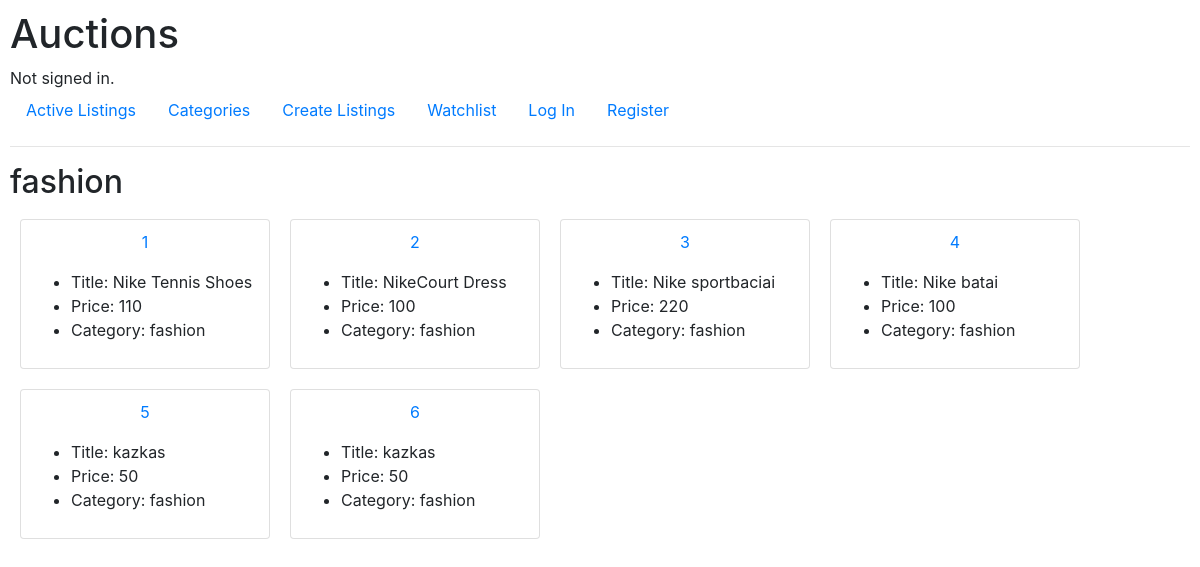
/category/fashion, run on the app's committed database.
### auctions/models.py (models this page shows, shortened)
class AuctionListings(models.Model):
    title = models.CharField(max_length=64,)
    description = models.CharField(max_length=200)
    price = models.IntegerField()
    image = models.URLField(blank=True)
    category = models.CharField(max_length=50, choices=CATEGORY_CHOICES)
    last_bid = models.IntegerField(blank=True, default=None)
    bidder = models.ForeignKey(User, on_delete=models.RESTRICT, blank=True)

### auctions/views.py (the view)
# urls.py: path("category/<str:category>", views.category, name="category"),
def category(request, category):
    products = AuctionListings.objects.all()
    sameProducts = []
    for product in products:
        if product.category == category:
            sameProducts.append(product)
            empty = False
            if len(products) == 0:
                empty = True
    return render(request, "auctions/category.html", {
        "products": sameProducts,
        "category": category,
        "empty":empty
    })

### auctions/templates/auctions/category.html
{% extends "auctions/layout.html" %}
{% block body %}
    <h2>{{ category }}</h2>
    {% for product in products %}
    <div class="card" style="margin: 10px; padding:10px; float: left; width: 250px;">
        <p align="center"><a href="{% url 'category' product.id %}">{{ product.id }} </a></p>
    <ul>
        <li>Title: {{product.title}} </li>
        <li>Price: {{product.price}} </li>
        <li>Category: {{product.category}} </li>
    </div>
    {% empty %}
        <li>No categories</li>
    </ul>
    {% endfor %}
{% endblock %}

### auctions/static/auctions/styles.css (style rules this page uses)
body { padding: 10px; background-color: white; }

### data on the page
AuctionListings: id "1", title "Nike Tennis Shoes", price "110", category "fashion"
AuctionListings: id "2", title "NikeCourt Dress", price "100", category "fashion"
AuctionListings: id "3", title "Nike sportbaciai", price "220", category "fashion"
AuctionListings: id "4", title "Nike batai", price "100", category "fashion"
AuctionListings: id "5", title "kazkas", price "50", category "fashion"
AuctionListings: id "6", title "kazkas", price "50", category "fashion"

### other printed values
{{ category }} "fashion"
